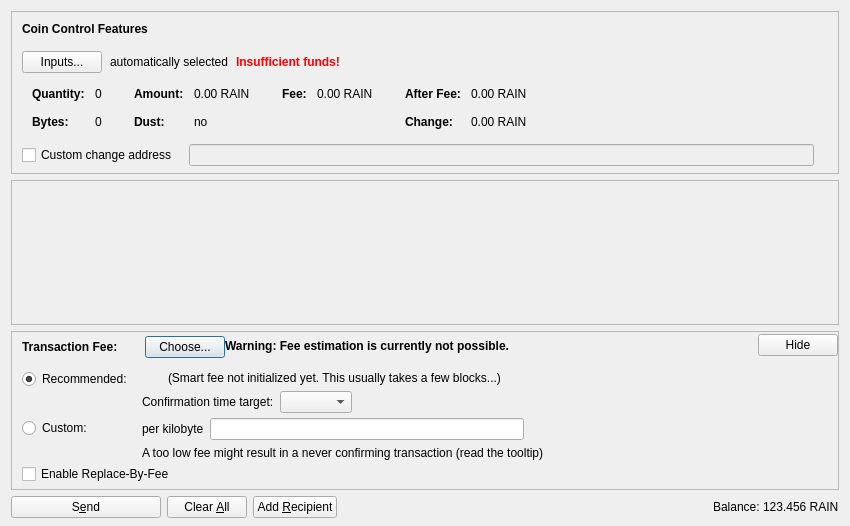
<?xml version="1.0" encoding="UTF-8"?>
<ui version="4.0">
 <class>SendCoinsDialog</class>
 <widget class="QDialog" name="SendCoinsDialog">
  <property name="geometry">
   <rect>
    <x>0</x>
    <y>0</y>
    <width>850</width>
    <height>526</height>
   </rect>
  </property>
  <property name="windowTitle">
   <string>Send Coins</string>
  </property>
  <layout class="QVBoxLayout" name="verticalLayout" stretch="0,1,0,0">
   <property name="bottomMargin">
    <number>8</number>
   </property>
   <item>
    <widget class="QFrame" name="frameCoinControl">
     <property name="sizePolicy">
      <sizepolicy hsizetype="Expanding" vsizetype="Expanding">
       <horstretch>0</horstretch>
       <verstretch>0</verstretch>
      </sizepolicy>
     </property>
     <property name="maximumSize">
      <size>
       <width>16777215</width>
       <height>16777215</height>
      </size>
     </property>
     <property name="frameShape">
      <enum>QFrame::StyledPanel</enum>
     </property>
     <property name="frameShadow">
      <enum>QFrame::Sunken</enum>
     </property>
     <layout class="QVBoxLayout" name="verticalLayoutCoinControl2">
      <property name="spacing">
       <number>0</number>
      </property>
      <property name="leftMargin">
       <number>0</number>
      </property>
      <property name="topMargin">
       <number>0</number>
      </property>
      <property name="rightMargin">
       <number>0</number>
      </property>
      <property name="bottomMargin">
       <number>6</number>
      </property>
      <item>
       <layout class="QVBoxLayout" name="verticalLayoutCoinControl" stretch="0,0,0,0,1">
        <property name="spacing">
         <number>0</number>
        </property>
        <property name="leftMargin">
         <number>10</number>
        </property>
        <property name="topMargin">
         <number>10</number>
        </property>
        <item>
         <layout class="QHBoxLayout" name="horizontalLayoutCoinControl1">
          <property name="bottomMargin">
           <number>15</number>
          </property>
          <item>
           <widget class="QLabel" name="labelCoinControlFeatures">
            <property name="sizePolicy">
             <sizepolicy hsizetype="Preferred" vsizetype="Maximum">
              <horstretch>0</horstretch>
              <verstretch>0</verstretch>
             </sizepolicy>
            </property>
            <property name="font">
             <font>
              <weight>75</weight>
              <bold>true</bold>
             </font>
            </property>
            <property name="styleSheet">
             <string notr="true">font-weight:bold;</string>
            </property>
            <property name="text">
             <string>Coin Control Features</string>
            </property>
           </widget>
          </item>
         </layout>
        </item>
        <item>
         <layout class="QHBoxLayout" name="horizontalLayoutCoinControl2" stretch="0,0,0,0">
          <property name="spacing">
           <number>8</number>
          </property>
          <property name="bottomMargin">
           <number>10</number>
          </property>
          <item>
           <widget class="QPushButton" name="pushButtonCoinControl">
            <property name="styleSheet">
             <string notr="true"/>
            </property>
            <property name="text">
             <string>Inputs...</string>
            </property>
            <property name="autoDefault">
             <bool>false</bool>
            </property>
           </widget>
          </item>
          <item>
           <widget class="QLabel" name="labelCoinControlAutomaticallySelected">
            <property name="text">
             <string>automatically selected</string>
            </property>
            <property name="margin">
             <number>5</number>
            </property>
           </widget>
          </item>
          <item>
           <widget class="QLabel" name="labelCoinControlInsuffFunds">
            <property name="font">
             <font>
              <weight>75</weight>
              <bold>true</bold>
             </font>
            </property>
            <property name="styleSheet">
             <string notr="true">color:red;font-weight:bold;</string>
            </property>
            <property name="text">
             <string>Insufficient funds!</string>
            </property>
            <property name="margin">
             <number>5</number>
            </property>
           </widget>
          </item>
          <item>
           <spacer name="horizontalSpacerCoinControl">
            <property name="orientation">
             <enum>Qt::Horizontal</enum>
            </property>
            <property name="sizeHint" stdset="0">
             <size>
              <width>40</width>
              <height>1</height>
             </size>
            </property>
           </spacer>
          </item>
         </layout>
        </item>
        <item>
         <widget class="QWidget" name="widgetCoinControl" native="true">
          <property name="sizePolicy">
           <sizepolicy hsizetype="Preferred" vsizetype="Preferred">
            <horstretch>0</horstretch>
            <verstretch>0</verstretch>
           </sizepolicy>
          </property>
          <property name="minimumSize">
           <size>
            <width>0</width>
            <height>0</height>
           </size>
          </property>
          <property name="styleSheet">
           <string notr="true"/>
          </property>
          <layout class="QHBoxLayout" name="horizontalLayoutCoinControl5">
           <property name="leftMargin">
            <number>0</number>
           </property>
           <property name="topMargin">
            <number>0</number>
           </property>
           <property name="rightMargin">
            <number>0</number>
           </property>
           <property name="bottomMargin">
            <number>0</number>
           </property>
           <item>
            <layout class="QHBoxLayout" name="horizontalLayoutCoinControl3" stretch="0,0,0,1">
             <property name="spacing">
              <number>20</number>
             </property>
             <property name="topMargin">
              <number>0</number>
             </property>
             <property name="bottomMargin">
              <number>10</number>
             </property>
             <item>
              <layout class="QFormLayout" name="formLayoutCoinControl1">
               <property name="horizontalSpacing">
                <number>10</number>
               </property>
               <property name="verticalSpacing">
                <number>14</number>
               </property>
               <property name="leftMargin">
                <number>10</number>
               </property>
               <property name="topMargin">
                <number>4</number>
               </property>
               <property name="rightMargin">
                <number>6</number>
               </property>
               <item row="0" column="0">
                <widget class="QLabel" name="labelCoinControlQuantityText">
                 <property name="font">
                  <font>
                   <weight>75</weight>
                   <bold>true</bold>
                  </font>
                 </property>
                 <property name="text">
                  <string>Quantity:</string>
                 </property>
                 <property name="margin">
                  <number>0</number>
                 </property>
                </widget>
               </item>
               <item row="0" column="1">
                <widget class="QLabel" name="labelCoinControlQuantity">
                 <property name="cursor">
                  <cursorShape>IBeamCursor</cursorShape>
                 </property>
                 <property name="contextMenuPolicy">
                  <enum>Qt::ActionsContextMenu</enum>
                 </property>
                 <property name="text">
                  <string notr="true">0</string>
                 </property>
                 <property name="margin">
                  <number>0</number>
                 </property>
                 <property name="textInteractionFlags">
                  <set>Qt::LinksAccessibleByMouse|Qt::TextSelectableByKeyboard|Qt::TextSelectableByMouse</set>
                 </property>
                </widget>
               </item>
               <item row="1" column="0">
                <widget class="QLabel" name="labelCoinControlBytesText">
                 <property name="font">
                  <font>
                   <weight>75</weight>
                   <bold>true</bold>
                  </font>
                 </property>
                 <property name="text">
                  <string>Bytes:</string>
                 </property>
                </widget>
               </item>
               <item row="1" column="1">
                <widget class="QLabel" name="labelCoinControlBytes">
                 <property name="cursor">
                  <cursorShape>IBeamCursor</cursorShape>
                 </property>
                 <property name="contextMenuPolicy">
                  <enum>Qt::ActionsContextMenu</enum>
                 </property>
                 <property name="text">
                  <string notr="true">0</string>
                 </property>
                 <property name="textInteractionFlags">
                  <set>Qt::LinksAccessibleByMouse|Qt::TextSelectableByKeyboard|Qt::TextSelectableByMouse</set>
                 </property>
                </widget>
               </item>
              </layout>
             </item>
             <item>
              <layout class="QFormLayout" name="formLayoutCoinControl2">
               <property name="horizontalSpacing">
                <number>10</number>
               </property>
               <property name="verticalSpacing">
                <number>14</number>
               </property>
               <property name="leftMargin">
                <number>6</number>
               </property>
               <property name="topMargin">
                <number>4</number>
               </property>
               <property name="rightMargin">
                <number>6</number>
               </property>
               <item row="0" column="0">
                <widget class="QLabel" name="labelCoinControlAmountText">
                 <property name="font">
                  <font>
                   <weight>75</weight>
                   <bold>true</bold>
                  </font>
                 </property>
                 <property name="text">
                  <string>Amount:</string>
                 </property>
                 <property name="margin">
                  <number>0</number>
                 </property>
                </widget>
               </item>
               <item row="0" column="1">
                <widget class="QLabel" name="labelCoinControlAmount">
                 <property name="cursor">
                  <cursorShape>IBeamCursor</cursorShape>
                 </property>
                 <property name="contextMenuPolicy">
                  <enum>Qt::ActionsContextMenu</enum>
                 </property>
                 <property name="text">
                  <string notr="true">0.00 RAIN</string>
                 </property>
                 <property name="textInteractionFlags">
                  <set>Qt::LinksAccessibleByMouse|Qt::TextSelectableByKeyboard|Qt::TextSelectableByMouse</set>
                 </property>
                </widget>
               </item>
               <item row="1" column="0">
                <widget class="QLabel" name="labelCoinControlLowOutputText">
                 <property name="font">
                  <font>
                   <weight>75</weight>
                   <bold>true</bold>
                  </font>
                 </property>
                 <property name="text">
                  <string>Dust:</string>
                 </property>
                </widget>
               </item>
               <item row="1" column="1">
                <widget class="QLabel" name="labelCoinControlLowOutput">
                 <property name="cursor">
                  <cursorShape>IBeamCursor</cursorShape>
                 </property>
                 <property name="contextMenuPolicy">
                  <enum>Qt::ActionsContextMenu</enum>
                 </property>
                 <property name="text">
                  <string notr="true">no</string>
                 </property>
                 <property name="textInteractionFlags">
                  <set>Qt::LinksAccessibleByMouse|Qt::TextSelectableByKeyboard|Qt::TextSelectableByMouse</set>
                 </property>
                </widget>
               </item>
              </layout>
             </item>
             <item>
              <layout class="QFormLayout" name="formLayoutCoinControl3">
               <property name="horizontalSpacing">
                <number>10</number>
               </property>
               <property name="verticalSpacing">
                <number>14</number>
               </property>
               <property name="leftMargin">
                <number>6</number>
               </property>
               <property name="topMargin">
                <number>4</number>
               </property>
               <property name="rightMargin">
                <number>6</number>
               </property>
               <item row="0" column="0">
                <widget class="QLabel" name="labelCoinControlFeeText">
                 <property name="font">
                  <font>
                   <weight>75</weight>
                   <bold>true</bold>
                  </font>
                 </property>
                 <property name="text">
                  <string>Fee:</string>
                 </property>
                 <property name="margin">
                  <number>0</number>
                 </property>
                </widget>
               </item>
               <item row="0" column="1">
                <widget class="QLabel" name="labelCoinControlFee">
                 <property name="cursor">
                  <cursorShape>IBeamCursor</cursorShape>
                 </property>
                 <property name="contextMenuPolicy">
                  <enum>Qt::ActionsContextMenu</enum>
                 </property>
                 <property name="text">
                  <string notr="true">0.00 RAIN</string>
                 </property>
                 <property name="textInteractionFlags">
                  <set>Qt::LinksAccessibleByMouse|Qt::TextSelectableByKeyboard|Qt::TextSelectableByMouse</set>
                 </property>
                </widget>
               </item>
              </layout>
             </item>
             <item>
              <layout class="QFormLayout" name="formLayoutCoinControl4">
               <property name="horizontalSpacing">
                <number>10</number>
               </property>
               <property name="verticalSpacing">
                <number>14</number>
               </property>
               <property name="leftMargin">
                <number>6</number>
               </property>
               <property name="topMargin">
                <number>4</number>
               </property>
               <property name="rightMargin">
                <number>6</number>
               </property>
               <item row="0" column="0">
                <widget class="QLabel" name="labelCoinControlAfterFeeText">
                 <property name="font">
                  <font>
                   <weight>75</weight>
                   <bold>true</bold>
                  </font>
                 </property>
                 <property name="text">
                  <string>After Fee:</string>
                 </property>
                 <property name="margin">
                  <number>0</number>
                 </property>
                </widget>
               </item>
               <item row="0" column="1">
                <widget class="QLabel" name="labelCoinControlAfterFee">
                 <property name="cursor">
                  <cursorShape>IBeamCursor</cursorShape>
                 </property>
                 <property name="contextMenuPolicy">
                  <enum>Qt::ActionsContextMenu</enum>
                 </property>
                 <property name="text">
                  <string notr="true">0.00 RAIN</string>
                 </property>
                 <property name="textInteractionFlags">
                  <set>Qt::LinksAccessibleByMouse|Qt::TextSelectableByKeyboard|Qt::TextSelectableByMouse</set>
                 </property>
                </widget>
               </item>
               <item row="1" column="0">
                <widget class="QLabel" name="labelCoinControlChangeText">
                 <property name="font">
                  <font>
                   <weight>75</weight>
                   <bold>true</bold>
                  </font>
                 </property>
                 <property name="text">
                  <string>Change:</string>
                 </property>
                </widget>
               </item>
               <item row="1" column="1">
                <widget class="QLabel" name="labelCoinControlChange">
                 <property name="cursor">
                  <cursorShape>IBeamCursor</cursorShape>
                 </property>
                 <property name="contextMenuPolicy">
                  <enum>Qt::ActionsContextMenu</enum>
                 </property>
                 <property name="text">
                  <string notr="true">0.00 RAIN</string>
                 </property>
                 <property name="textInteractionFlags">
                  <set>Qt::LinksAccessibleByMouse|Qt::TextSelectableByKeyboard|Qt::TextSelectableByMouse</set>
                 </property>
                </widget>
               </item>
              </layout>
             </item>
            </layout>
           </item>
          </layout>
         </widget>
        </item>
        <item>
         <layout class="QHBoxLayout" name="horizontalLayoutCoinControl4" stretch="0,0,0">
          <property name="spacing">
           <number>12</number>
          </property>
          <property name="sizeConstraint">
           <enum>QLayout::SetDefaultConstraint</enum>
          </property>
          <property name="topMargin">
           <number>5</number>
          </property>
          <property name="rightMargin">
           <number>5</number>
          </property>
          <item>
           <widget class="QCheckBox" name="checkBoxCoinControlChange">
            <property name="toolTip">
             <string>If this is activated, but the change address is empty or invalid, change will be sent to a newly generated address.</string>
            </property>
            <property name="text">
             <string>Custom change address</string>
            </property>
           </widget>
          </item>
          <item>
           <widget class="QValidatedLineEdit" name="lineEditCoinControlChange">
            <property name="enabled">
             <bool>false</bool>
            </property>
            <property name="sizePolicy">
             <sizepolicy hsizetype="Expanding" vsizetype="Fixed">
              <horstretch>0</horstretch>
              <verstretch>0</verstretch>
             </sizepolicy>
            </property>
           </widget>
          </item>
          <item>
           <widget class="QLabel" name="labelCoinControlChangeLabel">
            <property name="sizePolicy">
             <sizepolicy hsizetype="Preferred" vsizetype="Expanding">
              <horstretch>0</horstretch>
              <verstretch>0</verstretch>
             </sizepolicy>
            </property>
            <property name="minimumSize">
             <size>
              <width>0</width>
              <height>0</height>
             </size>
            </property>
            <property name="text">
             <string/>
            </property>
            <property name="margin">
             <number>3</number>
            </property>
           </widget>
          </item>
         </layout>
        </item>
        <item>
         <spacer name="verticalSpacerCoinControl">
          <property name="orientation">
           <enum>Qt::Vertical</enum>
          </property>
          <property name="sizeHint" stdset="0">
           <size>
            <width>800</width>
            <height>1</height>
           </size>
          </property>
         </spacer>
        </item>
       </layout>
      </item>
     </layout>
    </widget>
   </item>
   <item>
    <widget class="QScrollArea" name="scrollArea">
     <property name="widgetResizable">
      <bool>true</bool>
     </property>
     <widget class="QWidget" name="scrollAreaWidgetContents">
      <property name="geometry">
       <rect>
        <x>0</x>
        <y>0</y>
        <width>830</width>
        <height>104</height>
       </rect>
      </property>
      <layout class="QVBoxLayout" name="verticalLayout_2" stretch="0,1">
       <property name="leftMargin">
        <number>0</number>
       </property>
       <property name="topMargin">
        <number>0</number>
       </property>
       <property name="rightMargin">
        <number>0</number>
       </property>
       <property name="bottomMargin">
        <number>0</number>
       </property>
       <item>
        <layout class="QVBoxLayout" name="entries">
         <property name="spacing">
          <number>6</number>
         </property>
        </layout>
       </item>
       <item>
        <spacer name="verticalSpacer">
         <property name="orientation">
          <enum>Qt::Vertical</enum>
         </property>
         <property name="sizeHint" stdset="0">
          <size>
           <width>20</width>
           <height>40</height>
          </size>
         </property>
        </spacer>
       </item>
      </layout>
     </widget>
    </widget>
   </item>
   <item>
    <widget class="QFrame" name="frameFee">
     <property name="sizePolicy">
      <sizepolicy hsizetype="Expanding" vsizetype="Expanding">
       <horstretch>0</horstretch>
       <verstretch>0</verstretch>
      </sizepolicy>
     </property>
     <property name="maximumSize">
      <size>
       <width>16777215</width>
       <height>16777215</height>
      </size>
     </property>
     <property name="frameShape">
      <enum>QFrame::StyledPanel</enum>
     </property>
     <property name="frameShadow">
      <enum>QFrame::Sunken</enum>
     </property>
     <layout class="QVBoxLayout" name="verticalLayoutFee1">
      <property name="spacing">
       <number>0</number>
      </property>
      <property name="leftMargin">
       <number>0</number>
      </property>
      <property name="topMargin">
       <number>0</number>
      </property>
      <property name="rightMargin">
       <number>0</number>
      </property>
      <property name="bottomMargin">
       <number>0</number>
      </property>
      <item>
       <layout class="QVBoxLayout" name="verticalLayoutFee2" stretch="0,0,0">
        <property name="spacing">
         <number>0</number>
        </property>
        <property name="leftMargin">
         <number>10</number>
        </property>
        <property name="topMargin">
         <number>0</number>
        </property>
        <item>
         <layout class="QHBoxLayout" name="horizontalLayoutFee1">
          <property name="bottomMargin">
           <number>0</number>
          </property>
          <item>
           <layout class="QVBoxLayout" name="verticalLayoutFee7">
            <property name="spacing">
             <number>0</number>
            </property>
            <item>
             <spacer name="verticalSpacerSmartFee">
              <property name="orientation">
               <enum>Qt::Vertical</enum>
              </property>
              <property name="sizeType">
               <enum>QSizePolicy::Fixed</enum>
              </property>
              <property name="sizeHint" stdset="0">
               <size>
                <width>1</width>
                <height>4</height>
               </size>
              </property>
             </spacer>
            </item>
            <item>
             <layout class="QHBoxLayout" name="horizontalLayoutSmartFee">
              <property name="spacing">
               <number>10</number>
              </property>
              <item>
               <widget class="QLabel" name="labelFeeHeadline">
                <property name="sizePolicy">
                 <sizepolicy hsizetype="Preferred" vsizetype="Maximum">
                  <horstretch>0</horstretch>
                  <verstretch>0</verstretch>
                 </sizepolicy>
                </property>
                <property name="font">
                 <font>
                  <weight>75</weight>
                  <bold>true</bold>
                 </font>
                </property>
                <property name="styleSheet">
                 <string notr="true">font-weight:bold;</string>
                </property>
                <property name="text">
                 <string>Transaction Fee:</string>
                </property>
               </widget>
              </item>
              <item>
               <widget class="QLabel" name="labelFeeMinimized">
                <property name="text">
                 <string/>
                </property>
               </widget>
              </item>
              <item>
               <widget class="QPushButton" name="buttonChooseFee">
                <property name="text">
                 <string>Choose...</string>
                </property>
               </widget>
              </item>
             </layout>
            </item>
            <item>
             <spacer name="verticalSpacer_5">
              <property name="orientation">
               <enum>Qt::Vertical</enum>
              </property>
              <property name="sizeHint" stdset="0">
               <size>
                <width>1</width>
                <height>1</height>
               </size>
              </property>
             </spacer>
            </item>
           </layout>
          </item>
          <item>
           <widget class="QLabel" name="fallbackFeeWarningLabel">
            <property name="toolTip">
             <string>Using the fallbackfee can result in sending a transaction that will take several hours or days (or never) to confirm. Consider choosing your fee manually or wait until you have validated the complete chain.</string>
            </property>
            <property name="font">
            <font>
                <weight>75</weight>
                <bold>true</bold>
            </font>
            </property>
            <property name="text">
             <string>Warning: Fee estimation is currently not possible.</string>
            </property>
            <property name="wordWrap">
             <bool>false</bool>
            </property>
           </widget>
          </item>
          <item>
           <spacer name="horizontalSpacer_4">
            <property name="orientation">
             <enum>Qt::Horizontal</enum>
            </property>
            <property name="sizeType">
             <enum>QSizePolicy::MinimumExpanding</enum>
            </property>
            <property name="sizeHint" stdset="0">
             <size>
              <width>40</width>
              <height>20</height>
             </size>
            </property>
           </spacer>
          </item>
          <item>
           <widget class="QPushButton" name="buttonMinimizeFee">
            <property name="toolTip">
             <string>Hide transaction fee settings</string>
            </property>
            <property name="text">
             <string>Hide</string>
            </property>
           </widget>
          </item>
         </layout>
        </item>
        <item>
         <widget class="QFrame" name="frameFeeSelection">
          <layout class="QVBoxLayout" name="verticalLayoutFee12">
           <property name="spacing">
            <number>0</number>
           </property>
           <property name="leftMargin">
            <number>0</number>
           </property>
           <property name="topMargin">
            <number>0</number>
           </property>
           <property name="rightMargin">
            <number>0</number>
           </property>
           <property name="bottomMargin">
            <number>0</number>
           </property>
           <item>
            <layout class="QGridLayout" name="gridLayoutFee">
             <property name="topMargin">
              <number>10</number>
             </property>
             <property name="bottomMargin">
              <number>4</number>
             </property>
             <property name="horizontalSpacing">
              <number>10</number>
             </property>
             <property name="verticalSpacing">
              <number>4</number>
             </property>
             <item row="1" column="1">
              <layout class="QVBoxLayout" name="verticalLayoutFee8">
               <property name="spacing">
                <number>6</number>
               </property>
               <item>
                <layout class="QHBoxLayout" name="horizontalLayoutFee13">
                 <item>
                  <widget class="QLabel" name="labelCustomPerKilobyte">
                   <property name="toolTip">
                    <string>Specify a custom fee per kB (1,000 bytes) of the transaction's virtual size.

Note:  Since the fee is calculated on a per-byte basis, a fee of "100 satoshis per kB" for a transaction size of 500 bytes (half of 1 kB) would ultimately yield a fee of only 50 satoshis.</string>
                   </property>
                   <property name="text">
                    <string>per kilobyte</string>
                   </property>
                  </widget>
                 </item>
                 <item>
                  <widget class="RainAmountField" name="customFee"/>
                 </item>
                 <item>
                  <spacer name="horizontalSpacer_6">
                   <property name="orientation">
                    <enum>Qt::Horizontal</enum>
                   </property>
                   <property name="sizeHint" stdset="0">
                    <size>
                     <width>1</width>
                     <height>1</height>
                    </size>
                   </property>
                  </spacer>
                 </item>
                </layout>
               </item>
               <item>
                <layout class="QHBoxLayout" name="horizontalLayoutFee8">
                 <item>
                  <widget class="QLabel" name="labelCustomFeeWarning">
                   <property name="enabled">
                    <bool>true</bool>
                   </property>
                   <property name="toolTip">
                    <string>When there is less transaction volume than space in the blocks, miners as well as relaying nodes may enforce a minimum fee. Paying only this minimum fee is just fine, but be aware that this can result in a never confirming transaction once there is more demand for rain transactions than the network can process.</string>
                   </property>
                   <property name="text">
                    <string>A too low fee might result in a never confirming transaction (read the tooltip)</string>
                   </property>
                  </widget>
                 </item>
                 <item>
                  <spacer name="horizontalSpacer_2">
                   <property name="orientation">
                    <enum>Qt::Horizontal</enum>
                   </property>
                   <property name="sizeHint" stdset="0">
                    <size>
                     <width>1</width>
                     <height>1</height>
                    </size>
                   </property>
                  </spacer>
                 </item>
                </layout>
               </item>
              </layout>
             </item>
             <item row="0" column="0">
              <layout class="QVBoxLayout" name="verticalLayoutFee4" stretch="0,1">
               <item>
                <widget class="QRadioButton" name="radioSmartFee">
                 <property name="text">
                  <string>Recommended:</string>
                 </property>
                 <property name="checked">
                  <bool>true</bool>
                 </property>
                 <attribute name="buttonGroup">
                  <string notr="true">groupFee</string>
                 </attribute>
                </widget>
               </item>
               <item>
                <spacer name="verticalSpacer_2">
                 <property name="orientation">
                  <enum>Qt::Vertical</enum>
                 </property>
                 <property name="sizeHint" stdset="0">
                  <size>
                   <width>1</width>
                   <height>1</height>
                  </size>
                 </property>
                </spacer>
               </item>
              </layout>
             </item>
             <item row="1" column="0">
              <layout class="QVBoxLayout" name="verticalLayoutFee9" stretch="0,1">
               <item>
                <widget class="QRadioButton" name="radioCustomFee">
                 <property name="text">
                  <string>Custom:</string>
                 </property>
                 <attribute name="buttonGroup">
                  <string notr="true">groupFee</string>
                 </attribute>
                </widget>
               </item>
               <item>
                <spacer name="verticalSpacer_6">
                 <property name="orientation">
                  <enum>Qt::Vertical</enum>
                 </property>
                 <property name="sizeHint" stdset="0">
                  <size>
                   <width>1</width>
                   <height>1</height>
                  </size>
                 </property>
                </spacer>
               </item>
              </layout>
             </item>
             <item row="0" column="1">
              <layout class="QVBoxLayout" name="verticalLayoutFee3" stretch="0,0,1">
               <property name="spacing">
                <number>6</number>
               </property>
               <property name="topMargin">
                <number>2</number>
               </property>
               <item>
                <layout class="QHBoxLayout" name="horizontalLayoutFee12">
                 <item>
                  <widget class="QLabel" name="labelSmartFee">
                   <property name="text">
                    <string/>
                   </property>
                  </widget>
                 </item>
                 <item>
                  <widget class="QLabel" name="labelFeeEstimation">
                   <property name="text">
                    <string/>
                   </property>
                  </widget>
                 </item>
                 <item>
                  <widget class="QLabel" name="labelSmartFee2">
                   <property name="text">
                    <string>(Smart fee not initialized yet. This usually takes a few blocks...)</string>
                   </property>
                  </widget>
                 </item>
                 <item>
                  <spacer name="horizontalSpacer_5">
                   <property name="orientation">
                    <enum>Qt::Horizontal</enum>
                   </property>
                   <property name="sizeHint" stdset="0">
                    <size>
                     <width>1</width>
                     <height>1</height>
                    </size>
                   </property>
                  </spacer>
                 </item>
                </layout>
               </item>
               <item>
                <layout class="QHBoxLayout" name="horizontalLayoutFee9">
                 <item>
                  <layout class="QVBoxLayout" name="verticalLayoutFee6">
                   <item>
                    <widget class="QLabel" name="labelSmartFee3">
                     <property name="text">
                      <string>Confirmation time target:</string>
                     </property>
                    </widget>
                   </item>
                  </layout>
                 </item>
                 <item>
                  <layout class="QVBoxLayout" name="verticalLayoutFee5">
                   <property name="rightMargin">
                    <number>30</number>
                   </property>
                   <item>
                    <layout class="QHBoxLayout" name="horizontalLayoutConfTarget">
                     <property name="bottomMargin">
                      <number>0</number>
                     </property>
                     <item>
                      <widget class="QComboBox" name="confTargetSelector"/>
                     </item>
                     <item>
                      <spacer name="horizontalSpacerConfTarget">
                       <property name="orientation">
                        <enum>Qt::Horizontal</enum>
                       </property>
                       <property name="sizeHint" stdset="0">
                        <size>
                         <width>40</width>
                         <height>20</height>
                        </size>
                       </property>
                      </spacer>
                     </item>
                    </layout>
                   </item>
                  </layout>
                 </item>
                </layout>
               </item>
               <item>
                <spacer name="verticalSpacer_4">
                 <property name="orientation">
                  <enum>Qt::Vertical</enum>
                 </property>
                 <property name="sizeHint" stdset="0">
                  <size>
                   <width>1</width>
                   <height>1</height>
                  </size>
                 </property>
                </spacer>
               </item>
              </layout>
             </item>
            </layout>
           </item>
           <item>
            <widget class="QCheckBox" name="optInRBF">
             <property name="text">
              <string>Enable Replace-By-Fee</string>
             </property>
             <property name="toolTip">
              <string>With Replace-By-Fee (BIP-125) you can increase a transaction's fee after it is sent. Without this, a higher fee may be recommended to compensate for increased transaction delay risk.</string>
             </property>
            </widget>
           </item>
          </layout>
         </widget>
        </item>
        <item>
         <spacer name="verticalSpacerFee">
          <property name="orientation">
           <enum>Qt::Vertical</enum>
          </property>
          <property name="sizeHint" stdset="0">
           <size>
            <width>40</width>
            <height>5</height>
           </size>
          </property>
         </spacer>
        </item>
       </layout>
      </item>
     </layout>
    </widget>
   </item>
   <item>
    <layout class="QHBoxLayout" name="horizontalLayout">
     <item>
      <widget class="QPushButton" name="sendButton">
       <property name="minimumSize">
        <size>
         <width>150</width>
         <height>0</height>
        </size>
       </property>
       <property name="toolTip">
        <string>Confirm the send action</string>
       </property>
       <property name="text">
        <string>S&amp;end</string>
       </property>
       <property name="icon">
        <iconset resource="../rain.qrc">
         <normaloff>:/icons/send</normaloff>:/icons/send</iconset>
       </property>
       <property name="autoDefault">
        <bool>false</bool>
       </property>
       <property name="default">
        <bool>false</bool>
       </property>
      </widget>
     </item>
     <item>
      <widget class="QPushButton" name="clearButton">
       <property name="sizePolicy">
        <sizepolicy hsizetype="Minimum" vsizetype="Fixed">
         <horstretch>0</horstretch>
         <verstretch>0</verstretch>
        </sizepolicy>
       </property>
       <property name="toolTip">
        <string>Clear all fields of the form.</string>
       </property>
       <property name="text">
        <string>Clear &amp;All</string>
       </property>
       <property name="icon">
        <iconset resource="../rain.qrc">
         <normaloff>:/icons/remove</normaloff>:/icons/remove</iconset>
       </property>
       <property name="autoDefault">
        <bool>false</bool>
       </property>
      </widget>
     </item>
     <item>
      <widget class="QPushButton" name="addButton">
       <property name="toolTip">
        <string>Send to multiple recipients at once</string>
       </property>
       <property name="text">
        <string>Add &amp;Recipient</string>
       </property>
       <property name="icon">
        <iconset resource="../rain.qrc">
         <normaloff>:/icons/add</normaloff>:/icons/add</iconset>
       </property>
       <property name="autoDefault">
        <bool>false</bool>
       </property>
      </widget>
     </item>
     <item>
      <spacer name="horizontalSpacer">
       <property name="orientation">
        <enum>Qt::Horizontal</enum>
       </property>
       <property name="sizeHint" stdset="0">
        <size>
         <width>40</width>
         <height>20</height>
        </size>
       </property>
      </spacer>
     </item>
     <item>
      <layout class="QHBoxLayout" name="horizontalLayout_2">
       <property name="spacing">
        <number>3</number>
       </property>
       <item>
        <widget class="QLabel" name="labelBalanceName">
         <property name="sizePolicy">
          <sizepolicy hsizetype="Preferred" vsizetype="Fixed">
           <horstretch>0</horstretch>
           <verstretch>0</verstretch>
          </sizepolicy>
         </property>
         <property name="text">
          <string>Balance:</string>
         </property>
        </widget>
       </item>
       <item>
        <widget class="QLabel" name="labelBalance">
         <property name="sizePolicy">
          <sizepolicy hsizetype="Preferred" vsizetype="Fixed">
           <horstretch>0</horstretch>
           <verstretch>0</verstretch>
          </sizepolicy>
         </property>
         <property name="cursor">
          <cursorShape>IBeamCursor</cursorShape>
         </property>
         <property name="text">
          <string notr="true">123.456 RAIN</string>
         </property>
         <property name="textInteractionFlags">
          <set>Qt::LinksAccessibleByMouse|Qt::TextSelectableByKeyboard|Qt::TextSelectableByMouse</set>
         </property>
        </widget>
       </item>
      </layout>
     </item>
    </layout>
   </item>
  </layout>
 </widget>
 <customwidgets>
  <customwidget>
   <class>QValidatedLineEdit</class>
   <extends>QLineEdit</extends>
   <header>qt/qvalidatedlineedit.h</header>
  </customwidget>
  <customwidget>
   <class>RainAmountField</class>
   <extends>QLineEdit</extends>
   <header>qt/rainamountfield.h</header>
   <container>1</container>
  </customwidget>
 </customwidgets>
 <resources>
  <include location="../rain.qrc"/>
 </resources>
 <connections/>
 <buttongroups>
  <buttongroup name="groupFee"/>
 </buttongroups>
</ui>
